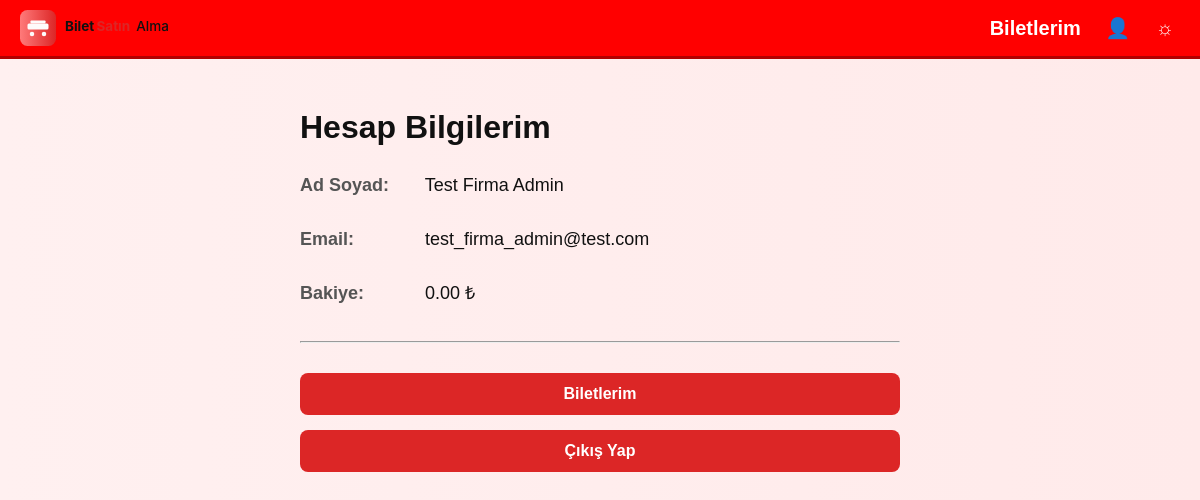
Page /my_account.php (signed in) on the committed database.
### tables this page shows
CREATE TABLE User (
            id TEXT PRIMARY KEY,
            full_name TEXT NOT NULL,
            email TEXT UNIQUE NOT NULL,
            role TEXT NOT NULL CHECK(role IN ('user', 'company_admin', 'admin')),
            password TEXT NOT NULL,
            company_id TEXT,
            balance REAL DEFAULT 800.0,
            created_at TIMESTAMP DEFAULT CURRENT_TIMESTAMP,
            FOREIGN KEY(company_id) REFERENCES Bus_Company(id) ON DELETE SET NULL
        );

### my_account.php (the view, shortened to what this page needs)
<?php
$db = new PDO('sqlite:database.db');
$db->setAttribute(PDO::ATTR_ERRMODE, PDO::ERRMODE_EXCEPTION);
try {
    $stmt = $db->prepare("SELECT full_name, email, balance FROM User WHERE id = :user_id");
    $stmt->execute([':user_id' => $_SESSION['user_id']]);
    $user = $stmt->fetch(PDO::FETCH_ASSOC);
} catch (PDOException $e) {
    die("Veritabanı hatası: " . $e->getMessage());
}
?>
<!DOCTYPE html>
<html lang="tr">
<head>
    <link rel="stylesheet" href="assets/style.css">
</head>
<body>
<?php include __DIR__ . '/partials/navbar.php'; ?>
<div class="container" style="max-width: 600px; margin-top: 50px;">
    <h1>Hesap Bilgilerim</h1>
    <div class="account-details">
        <p><strong>Ad Soyad:</strong> <?= htmlspecialchars($user['full_name']) ?></p>
        <p><strong>Email:</strong> <?= htmlspecialchars($user['email']) ?></p>
        <p><strong>Bakiye:</strong> <?= number_format($user['balance'], 2) ?> ₺</p>
    </div>
    <hr style="margin: 30px 0;">
    <div class="action-buttons">
        <a href="my_tickets.php" class="btn">Biletlerim</a>
        <a href="logout.php" class="btn">Çıkış Yap</a>
    </div>
</div>
</body>
</html>

### assets/style.css (style rules this page uses)
body { font-family: 'Arial', sans-serif; margin: 0; padding: 0; background: linear-gradient(to right, #fff0f0, #ffeaea); color: #111; transition: all 0.3s ease; }
a { text-decoration: none; color: white; }
.container { width: 90%; max-width: 1000px; margin: 20px auto; }
a { text-decoration: none; color: inherit; }

### my_account.php (style rules this page uses)
.account-details { line-height: 2; font-size: 18px; }
.account-details strong { min-width: 120px; display: inline-block; color: #555; }
.action-buttons { margin-top: 30px; }
.action-buttons .btn { display: block; text-align: center; margin-bottom: 15px; background-color: #dc2626; color: white; padding: 12px 15px; border-radius: 8px; font-weight: bold; transition: all 0.2s ease; }

### rows in the picture
user: full_name "Test Firma Admin", email "test_firma_admin@test.com", balance "0.00"
